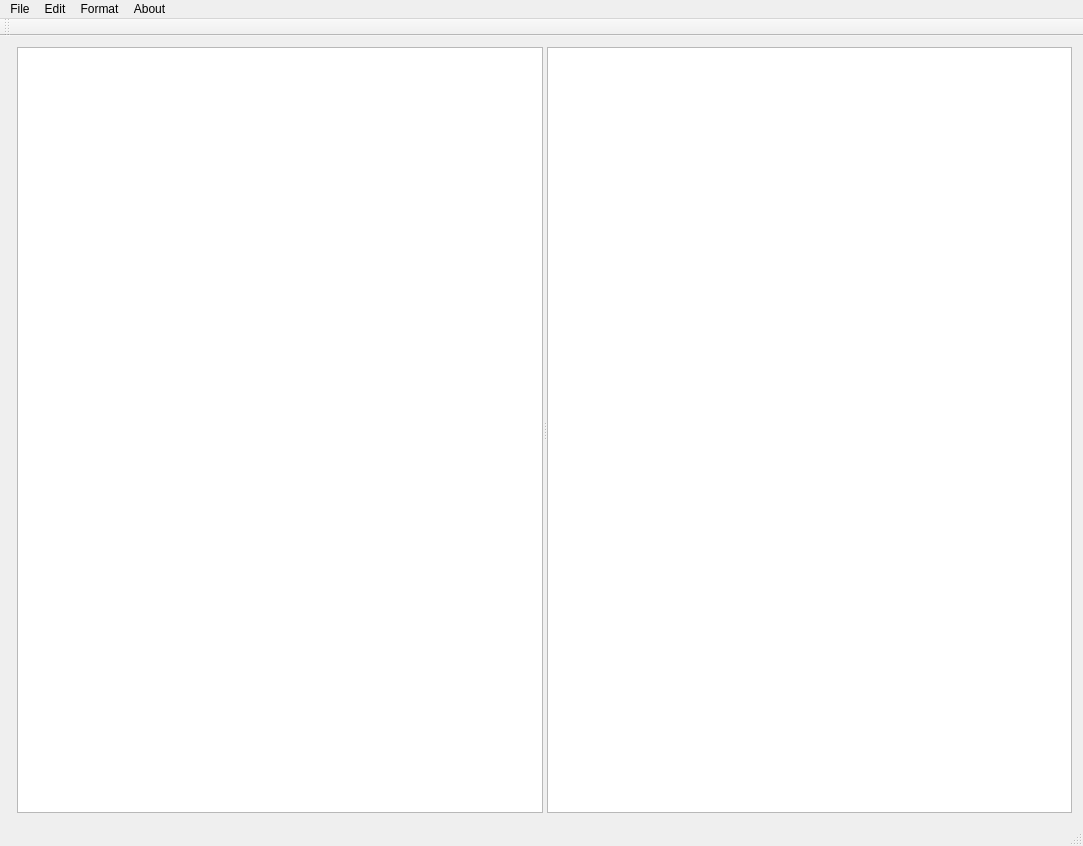
<?xml version="1.0" encoding="UTF-8"?>
<ui version="4.0">
 <class>PinyinBianjiqiClass</class>
 <widget class="QMainWindow" name="PinyinBianjiqiClass">
  <property name="geometry">
   <rect>
    <x>0</x>
    <y>0</y>
    <width>1083</width>
    <height>846</height>
   </rect>
  </property>
  <property name="windowTitle">
   <string>Pinyin Bianjiqi</string>
  </property>
  <property name="locale">
   <locale language="Chinese" country="China"/>
  </property>
  <widget class="QWidget" name="centralWidget">
   <layout class="QFormLayout" name="formLayout">
    <item row="0" column="1">
     <widget class="QSplitter" name="splitter">
      <property name="sizePolicy">
       <sizepolicy hsizetype="Expanding" vsizetype="Expanding">
        <horstretch>1</horstretch>
        <verstretch>1</verstretch>
       </sizepolicy>
      </property>
      <property name="minimumSize">
       <size>
        <width>0</width>
        <height>0</height>
       </size>
      </property>
      <property name="orientation">
       <enum>Qt::Horizontal</enum>
      </property>
      <widget class="QTextEdit" name="textEdit">
       <property name="font">
        <font>
         <family>Times New Roman</family>
         <pointsize>14</pointsize>
        </font>
       </property>
      </widget>
      <widget class="QTextEdit" name="textShow">
       <property name="font">
        <font>
         <family>Times New Roman</family>
         <pointsize>14</pointsize>
        </font>
       </property>
      </widget>
     </widget>
    </item>
   </layout>
  </widget>
  <widget class="QMenuBar" name="menuBar">
   <property name="geometry">
    <rect>
     <x>0</x>
     <y>0</y>
     <width>1083</width>
     <height>25</height>
    </rect>
   </property>
   <widget class="QMenu" name="menuFile">
    <property name="title">
     <string>File</string>
    </property>
    <addaction name="actionNew"/>
    <addaction name="actionOpen"/>
    <addaction name="actionSave"/>
    <addaction name="actionSaveAs"/>
    <addaction name="actionSaveOutput"/>
    <addaction name="separator"/>
    <addaction name="actionExit"/>
   </widget>
   <widget class="QMenu" name="menuEdit">
    <property name="title">
     <string>Edit</string>
    </property>
    <addaction name="actionUndo"/>
    <addaction name="actionRedo"/>
    <addaction name="separator"/>
    <addaction name="actionCut"/>
    <addaction name="actionCopy"/>
    <addaction name="actionPaste"/>
    <addaction name="actionDelete"/>
    <addaction name="separator"/>
    <addaction name="actionSelectAll"/>
    <addaction name="separator"/>
    <addaction name="actionCopyFromOutput"/>
    <addaction name="actionSelectAllOfOutput"/>
   </widget>
   <widget class="QMenu" name="menuFormat">
    <property name="title">
     <string>Format</string>
    </property>
    <addaction name="actionFont"/>
    <addaction name="actionColor"/>
   </widget>
   <widget class="QMenu" name="menuAbout">
    <property name="title">
     <string>About</string>
    </property>
    <addaction name="actionAbout"/>
    <addaction name="actionQt"/>
   </widget>
   <addaction name="menuFile"/>
   <addaction name="menuEdit"/>
   <addaction name="menuFormat"/>
   <addaction name="menuAbout"/>
  </widget>
  <widget class="QToolBar" name="mainToolBar">
   <attribute name="toolBarArea">
    <enum>TopToolBarArea</enum>
   </attribute>
   <attribute name="toolBarBreak">
    <bool>false</bool>
   </attribute>
  </widget>
  <widget class="QStatusBar" name="statusBar"/>
  <action name="actionNew">
   <property name="text">
    <string>New</string>
   </property>
   <property name="shortcut">
    <string>Ctrl+N</string>
   </property>
  </action>
  <action name="actionOpen">
   <property name="text">
    <string>Open</string>
   </property>
   <property name="shortcut">
    <string>Ctrl+O</string>
   </property>
  </action>
  <action name="actionSave">
   <property name="text">
    <string>Save</string>
   </property>
   <property name="shortcut">
    <string>Ctrl+S</string>
   </property>
  </action>
  <action name="actionSaveAs">
   <property name="text">
    <string>Save As</string>
   </property>
  </action>
  <action name="actionExit">
   <property name="text">
    <string>Exit</string>
   </property>
  </action>
  <action name="actionUndo">
   <property name="enabled">
    <bool>false</bool>
   </property>
   <property name="text">
    <string>Undo</string>
   </property>
   <property name="shortcut">
    <string>Ctrl+Z</string>
   </property>
  </action>
  <action name="actionRedo">
   <property name="enabled">
    <bool>false</bool>
   </property>
   <property name="text">
    <string>Redo</string>
   </property>
   <property name="shortcut">
    <string>Ctrl+Y</string>
   </property>
  </action>
  <action name="actionCut">
   <property name="enabled">
    <bool>false</bool>
   </property>
   <property name="text">
    <string>Cut</string>
   </property>
   <property name="shortcut">
    <string>Ctrl+X</string>
   </property>
  </action>
  <action name="actionCopy">
   <property name="enabled">
    <bool>false</bool>
   </property>
   <property name="text">
    <string>Copy</string>
   </property>
   <property name="shortcut">
    <string>Ctrl+C</string>
   </property>
  </action>
  <action name="actionPaste">
   <property name="text">
    <string>Paste</string>
   </property>
   <property name="shortcut">
    <string>Ctrl+V</string>
   </property>
  </action>
  <action name="actionDelete">
   <property name="enabled">
    <bool>false</bool>
   </property>
   <property name="text">
    <string>Delete</string>
   </property>
   <property name="shortcut">
    <string>Del</string>
   </property>
  </action>
  <action name="actionFont">
   <property name="text">
    <string>Font</string>
   </property>
  </action>
  <action name="actionQt">
   <property name="text">
    <string>Qt</string>
   </property>
  </action>
  <action name="actionSelectAll">
   <property name="text">
    <string>Select All</string>
   </property>
   <property name="shortcut">
    <string>Ctrl+A</string>
   </property>
  </action>
  <action name="actionCopyFromOutput">
   <property name="enabled">
    <bool>false</bool>
   </property>
   <property name="text">
    <string>Copy From Generated</string>
   </property>
  </action>
  <action name="actionSelectAllOfOutput">
   <property name="text">
    <string>Select All of Generated</string>
   </property>
  </action>
  <action name="actionSaveOutput">
   <property name="text">
    <string>Save Generated</string>
   </property>
  </action>
  <action name="actionAbout">
   <property name="text">
    <string>Pinyin Bianjiqi</string>
   </property>
  </action>
  <action name="actionColor">
   <property name="text">
    <string>Color</string>
   </property>
  </action>
 </widget>
 <layoutdefault spacing="6" margin="11"/>
 <resources>
  <include location="pinyin_bianjiqi.qrc"/>
 </resources>
 <connections>
  <connection>
   <sender>actionUndo</sender>
   <signal>triggered()</signal>
   <receiver>textEdit</receiver>
   <slot>undo()</slot>
   <hints>
    <hint type="sourcelabel">
     <x>-1</x>
     <y>-1</y>
    </hint>
    <hint type="destinationlabel">
     <x>135</x>
     <y>389</y>
    </hint>
   </hints>
  </connection>
  <connection>
   <sender>actionRedo</sender>
   <signal>triggered()</signal>
   <receiver>textEdit</receiver>
   <slot>redo()</slot>
   <hints>
    <hint type="sourcelabel">
     <x>-1</x>
     <y>-1</y>
    </hint>
    <hint type="destinationlabel">
     <x>135</x>
     <y>389</y>
    </hint>
   </hints>
  </connection>
  <connection>
   <sender>actionCopy</sender>
   <signal>triggered()</signal>
   <receiver>textEdit</receiver>
   <slot>copy()</slot>
   <hints>
    <hint type="sourcelabel">
     <x>-1</x>
     <y>-1</y>
    </hint>
    <hint type="destinationlabel">
     <x>135</x>
     <y>389</y>
    </hint>
   </hints>
  </connection>
  <connection>
   <sender>actionCut</sender>
   <signal>triggered()</signal>
   <receiver>textEdit</receiver>
   <slot>cut()</slot>
   <hints>
    <hint type="sourcelabel">
     <x>-1</x>
     <y>-1</y>
    </hint>
    <hint type="destinationlabel">
     <x>135</x>
     <y>389</y>
    </hint>
   </hints>
  </connection>
  <connection>
   <sender>actionPaste</sender>
   <signal>triggered()</signal>
   <receiver>textEdit</receiver>
   <slot>paste()</slot>
   <hints>
    <hint type="sourcelabel">
     <x>-1</x>
     <y>-1</y>
    </hint>
    <hint type="destinationlabel">
     <x>135</x>
     <y>389</y>
    </hint>
   </hints>
  </connection>
  <connection>
   <sender>textEdit</sender>
   <signal>undoAvailable(bool)</signal>
   <receiver>actionUndo</receiver>
   <slot>setEnabled(bool)</slot>
   <hints>
    <hint type="sourcelabel">
     <x>272</x>
     <y>429</y>
    </hint>
    <hint type="destinationlabel">
     <x>-1</x>
     <y>-1</y>
    </hint>
   </hints>
  </connection>
  <connection>
   <sender>textEdit</sender>
   <signal>redoAvailable(bool)</signal>
   <receiver>actionRedo</receiver>
   <slot>setEnabled(bool)</slot>
   <hints>
    <hint type="sourcelabel">
     <x>272</x>
     <y>429</y>
    </hint>
    <hint type="destinationlabel">
     <x>-1</x>
     <y>-1</y>
    </hint>
   </hints>
  </connection>
  <connection>
   <sender>textEdit</sender>
   <signal>copyAvailable(bool)</signal>
   <receiver>actionCopy</receiver>
   <slot>setEnabled(bool)</slot>
   <hints>
    <hint type="sourcelabel">
     <x>272</x>
     <y>429</y>
    </hint>
    <hint type="destinationlabel">
     <x>-1</x>
     <y>-1</y>
    </hint>
   </hints>
  </connection>
  <connection>
   <sender>textEdit</sender>
   <signal>copyAvailable(bool)</signal>
   <receiver>actionCut</receiver>
   <slot>setEnabled(bool)</slot>
   <hints>
    <hint type="sourcelabel">
     <x>272</x>
     <y>429</y>
    </hint>
    <hint type="destinationlabel">
     <x>-1</x>
     <y>-1</y>
    </hint>
   </hints>
  </connection>
  <connection>
   <sender>textEdit</sender>
   <signal>copyAvailable(bool)</signal>
   <receiver>actionDelete</receiver>
   <slot>setEnabled(bool)</slot>
   <hints>
    <hint type="sourcelabel">
     <x>272</x>
     <y>429</y>
    </hint>
    <hint type="destinationlabel">
     <x>-1</x>
     <y>-1</y>
    </hint>
   </hints>
  </connection>
  <connection>
   <sender>textShow</sender>
   <signal>copyAvailable(bool)</signal>
   <receiver>actionCopyFromOutput</receiver>
   <slot>setEnabled(bool)</slot>
   <hints>
    <hint type="sourcelabel">
     <x>805</x>
     <y>429</y>
    </hint>
    <hint type="destinationlabel">
     <x>-1</x>
     <y>-1</y>
    </hint>
   </hints>
  </connection>
  <connection>
   <sender>actionSelectAll</sender>
   <signal>triggered()</signal>
   <receiver>textEdit</receiver>
   <slot>selectAll()</slot>
   <hints>
    <hint type="sourcelabel">
     <x>-1</x>
     <y>-1</y>
    </hint>
    <hint type="destinationlabel">
     <x>272</x>
     <y>429</y>
    </hint>
   </hints>
  </connection>
  <connection>
   <sender>actionSelectAllOfOutput</sender>
   <signal>triggered()</signal>
   <receiver>textShow</receiver>
   <slot>selectAll()</slot>
   <hints>
    <hint type="sourcelabel">
     <x>-1</x>
     <y>-1</y>
    </hint>
    <hint type="destinationlabel">
     <x>805</x>
     <y>429</y>
    </hint>
   </hints>
  </connection>
  <connection>
   <sender>actionCopyFromOutput</sender>
   <signal>triggered()</signal>
   <receiver>textShow</receiver>
   <slot>copy()</slot>
   <hints>
    <hint type="sourcelabel">
     <x>-1</x>
     <y>-1</y>
    </hint>
    <hint type="destinationlabel">
     <x>805</x>
     <y>429</y>
    </hint>
   </hints>
  </connection>
  <connection>
   <sender>actionExit</sender>
   <signal>triggered()</signal>
   <receiver>PinyinBianjiqiClass</receiver>
   <slot>close()</slot>
   <hints>
    <hint type="sourcelabel">
     <x>-1</x>
     <y>-1</y>
    </hint>
    <hint type="destinationlabel">
     <x>541</x>
     <y>422</y>
    </hint>
   </hints>
  </connection>
 </connections>
</ui>
